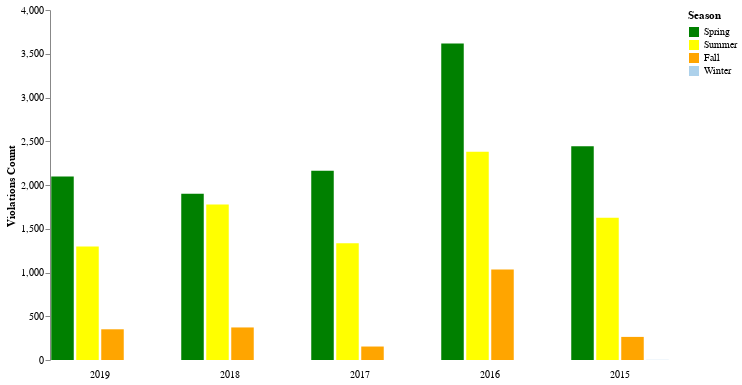

The code cell stored with this chart in its notebook:
### Code cell
lansing_yr_season_grass_df = lansing_yr_season_df[lansing_yr_season_df.Violation=='Grass/Weed']
seasons_sort=['Spring','Summer','Fall','Winter']
alt.Chart(lansing_yr_season_grass_df).mark_bar().encode(
    column=alt.Column('year', spacing=30,sort='descending',header=alt.Header(title='', labelOrient='bottom')),
    x=alt.X('Season', sort=seasons_sort, axis=None),
    y='Violations Count:Q',
    color=alt.Color('Season:N',scale=alt.Scale(domain=['Spring', 'Summer','Fall','Winter'],range=['green', 'yellow','orange','#add1eb']))
).configure_axis(
    grid=False
).configure_view(
    strokeOpacity=0
).properties(width=100, height=350)

### Figure 1 — Vega-Lite specification as saved in the notebook (floating-point values rounded to 4 significant figures)
{"config": {"view": {"continuousWidth": 400, "continuousHeight": 300, "strokeOpacity": 0}, "axis": {"grid": false}}, "data": {"name": "data-87b65305e9eaada8bb887682ac2c3e6e"}, "mark": "bar", "encoding": {"color": {"type": "nominal", "field": "Season", "scale": {"domain": ["Spring", "Summer", "Fall", "Winter"], "range": ["green", "yellow", "orange", "#add1eb"]}}, "column": {"type": "quantitative", "field": "year", "header": {"labelOrient": "bottom", "title": ""}, "sort": "descending", "spacing": 30}, "x": {"type": "nominal", "axis": null, "field": "Season", "sort": ["Spring", "Summer", "Fall", "Winter"]}, "y": {"type": "quantitative", "field": "Violations Count"}}, "height": 350, "width": 100, "$schema": "https://vega.github.io/schema/vega-lite/v4.8.1.json", "datasets": {"data-87b65305e9eaada8bb887682ac2c3e6e": [{"year": 2015, "Violation": "Grass/Weed", "Season": "Winter", "Violations Count": 2}, {"year": 2015, "Violation": "Grass/Weed", "Season": "Spring", "Violations Count": 2444}, {"year": 2015, "Violation": "Grass/Weed", "Season": "Summer", "Violations Count": 1627}, {"year": 2015, "Violation": "Grass/Weed", "Season": "Fall", "Violations Count": 264}, {"year": 2016, "Violation": "Grass/Weed", "Season": "Winter", "Violations Count": 0}, {"year": 2016, "Violation": "Grass/Weed", "Season": "Spring", "Violations Count": 3616}, {"year": 2016, "Violation": "Grass/Weed", "Season": "Summer", "Violations Count": 2381}, {"year": 2016, "Violation": "Grass/Weed", "Season": "Fall", "Violations Count": 1034}, {"year": 2017, "Violation": "Grass/Weed", "Season": "Winter", "Violations Count": 0}, {"year": 2017, "Violation": "Grass/Weed", "Season": "Spring", "Violations Count": 2164}, {"year": 2017, "Violation": "Grass/Weed", "Season": "Summer", "Violations Count": 1334}, {"year": 2017, "Violation": "Grass/Weed", "Season": "Fall", "Violations Count": 154}, {"year": 2018, "Violation": "Grass/Weed", "Season": "Winter", "Violations Count": 0}, {"year": 2018, "Violation": "Grass/Weed", "Season": "Spring", "Violations Count": 1901}, {"year": 2018, "Violation": "Grass/Weed", "Season": "Summer", "Violations Count": 1776}, {"year": 2018, "Violation": "Grass/Weed", "Season": "Fall", "Violations Count": 372}, {"year": 2019, "Violation": "Grass/Weed", "Season": "Winter", "Violations Count": 0}, {"year": 2019, "Violation": "Grass/Weed", "Season": "Spring", "Violations Count": 2097}, {"year": 2019, "Violation": "Grass/Weed", "Season": "Summer", "Violations Count": 1297}, {"year": 2019, "Violation": "Grass/Weed", "Season": "Fall", "Violations Count": 351}]}}
